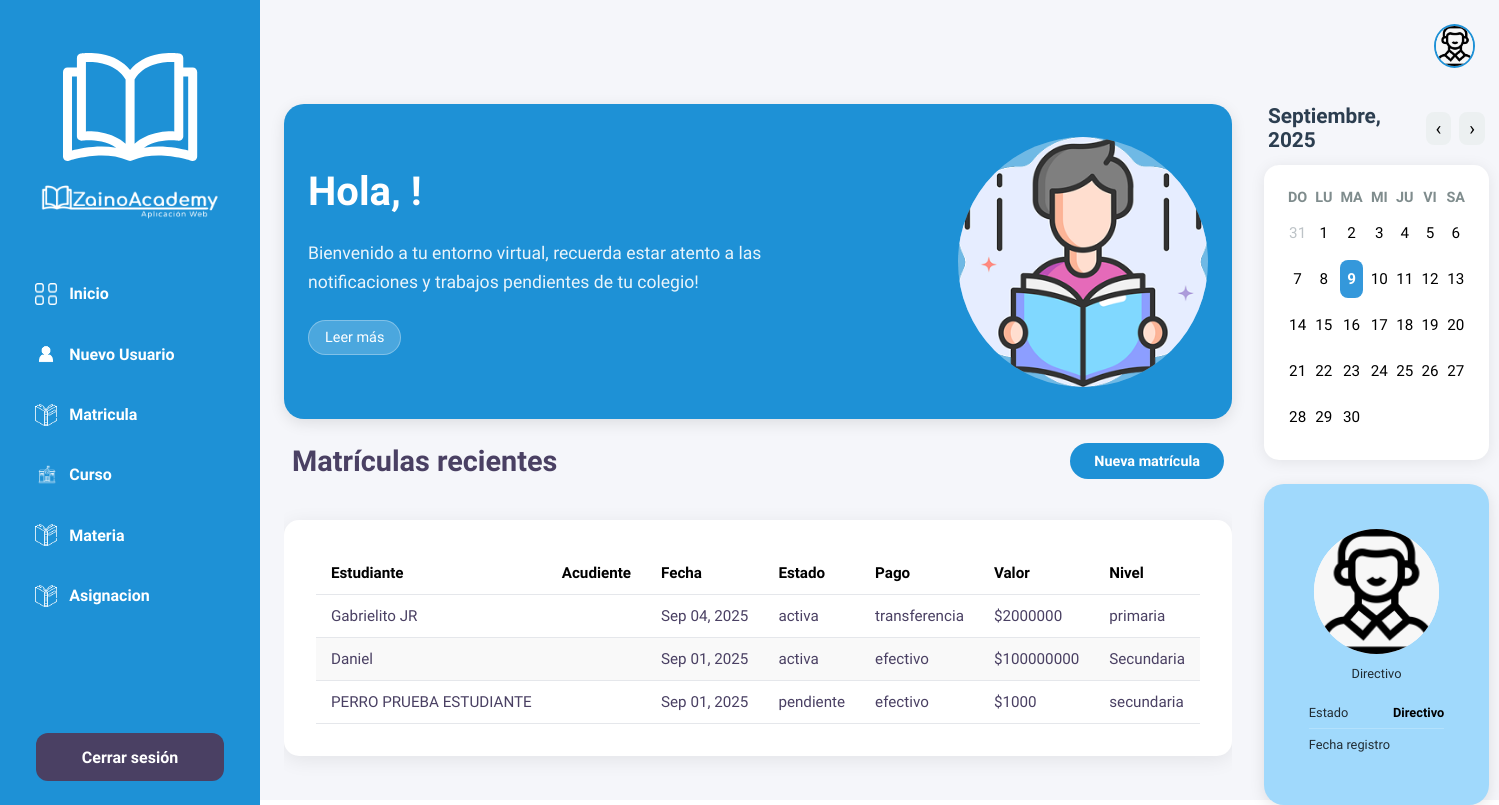
Page /directivos/ on the earlier database version.
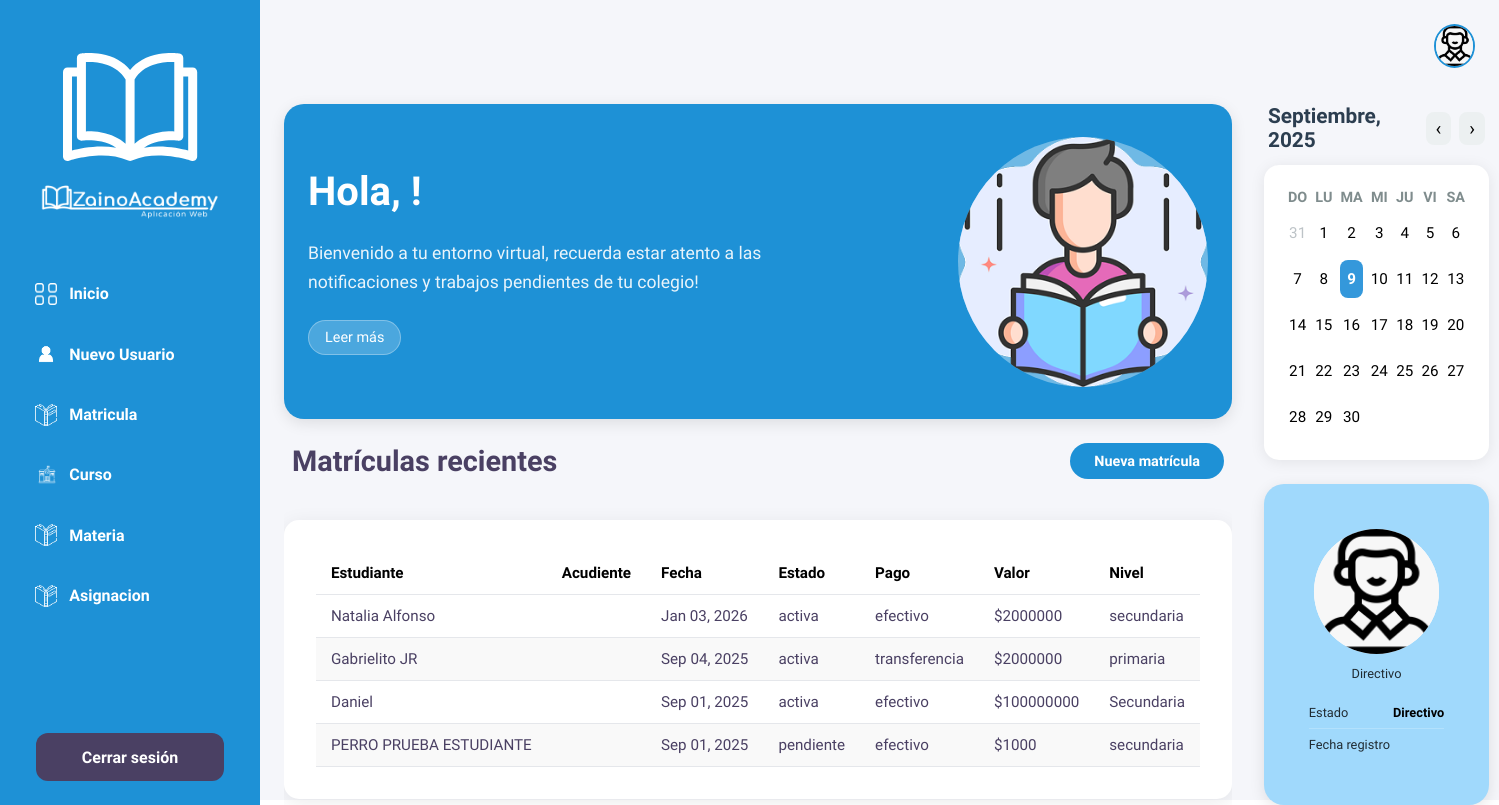
Same page on the later database version.
### zainoAcademy_app/models.py (models this page shows, shortened)
class Matricula(models.Model):
    Mat_id = models.AutoField(primary_key=True)
    NIVEL_ACADEMICO_CHOICES = [
        ('transicion', 'Transición'),
        ('primaria', 'Primaria'),
        ('secundaria', 'Secundaria'),
        ('media', 'Media'),
    ]
    Mat_nivel = models.CharField(
        max_length=50,
        choices=NIVEL_ACADEMICO_CHOICES,
        verbose_name="Nivel académico"
    )
    Mat_fecha = models.DateField()
    Mat_estado = models.CharField(max_length=30)
    Mat_metodo_pago = models.CharField(max_length=30)
    Mat_comprobante = models.FileField(upload_to='matricula/', null=True, blank=True)
    Mat_valor = models.CharField(max_length=30)
    Mat_fecha_pago = models.DateField()
    Estudiantes_Est = models.ForeignKey(Estudiantes,on_delete=models.CASCADE)
    Directivos_Dir = models.ForeignKey(Directivos, on_delete=models.CASCADE)
    class Meta:
        db_table = 'matricula'

class Estudiantes(models.Model):
    Est_id = models.AutoField(primary_key=True)
    Est_direccion = models.CharField(max_length=100)
    GRADO_CHOICES = [
        ('transicion', 'Transición'),
        ('primero', 'Primero'),
        ('segundo', 'Segundo'),
        ('tercero', 'Tercero'),
        ('cuarto', 'Cuarto'),
        ('quinto', 'Quinto'),
        ('sexto', 'Sexto'),
        ('septimo', 'Séptimo'),
        ('octavo', 'Octavo'),
        ('noveno', 'Noveno'),
        ('decimo', 'Décimo'),
        ('once', 'Once'),
    ]
    Est_añoAcademico = models.CharField(
        max_length=30,
        choices=GRADO_CHOICES,
        verbose_name="Grado académico"
    )
    JORNADA_CHOICES = [
        ('mañana', 'Mañana'),
        ('tarde', 'Tarde'),
        ('noche', 'Noche'),
        ('completa', 'Jornada Completa'),
        ('sabatina', 'Sabatina'),
        ('dominical', 'Dominical'),
    ]
    Est_tipoJornada = models.CharField(
        max_length=30,
        choices=JORNADA_CHOICES,
        verbose_name="Tipo de jornada"
    )
    Est_enfermedad = models.CharField(max_length=30)
    EPS_CHOICES = [
        ('nueva_eps', 'Nueva EPS'),
        ('sanitas', 'Sanitas'),
        ('sura', 'Sura'),
        ('compensar', 'Compensar'),
        ('famisanar', 'Famisanar'),
        ('salud_total', 'Salud Total'),
        ('coomeva', 'Coomeva'),
        ('medimas', 'Medimás'),
        ('colsanitas', 'Colsanitas'),
        ('cafesalud', 'Cafesalud'),
        ('golden_group', 'Golden Group'),
        ('aliansalud', 'Aliansalud'),
        ('mutual_ser', 'Mutual Ser'),
        ('coosalud', 'Coosalud'),
        ('capresoca', 'Capresoca'),
        ('comfenalco', 'Comfenalco'),
        ('ecoopsos', 'Ecoopsos'),
        ('emssanar', 'Emssanar'),
        ('salud_vida', 'Salud Vida'),
        ('otra', 'Otra'),
    ]
    Est_eps = models.CharField(
        max_length=30,
        choices=EPS_CHOICES,
        verbose_name="EPS"
    )
    Est_colegioAnterior = models.CharField(max_length=30)
    Usuario_us = models.ForeignKey(Usuario, on_delete=models.CASCADE)
    class Meta:
        db_table = 'estudiantes'

class Usuario(models.Model):
    Us_id = models.AutoField(primary_key=True)
    Us_nombre = models.CharField(max_length=30)
    Us_contraseña = models.CharField(max_length=30)
    fecha_registro = models.DateField(auto_now_add=True)
    documento = models.CharField(max_length=30)
    GENERO_CHOICES = [
        ('masculino', 'Masculino'),
        ('femenino', 'Femenino'),
        ('otro', 'Otro'),
        ('prefiero_no_decir', 'Prefiero no decir'),
    ]
    genero = models.CharField(
        max_length=30,
        choices=GENERO_CHOICES,
        blank=False
    )
    correo = models.EmailField(unique=True)
    TipoUsuario = models.ForeignKey(TipoUsuario, on_delete=models.CASCADE)
    class Meta:
        db_table = 'usuario'

### zainoAcademy_app/views.py (the view)
# urls.py: path('directivos/', views.dashboard_directivos, name='dashboard_directivos'),
def dashboard_directivos(request):
    usuario = get_usuario_from_session(request)
    matriculas_recientes = Matricula.objects.select_related("Estudiantes_Est", "Directivos_Dir")\
        .order_by('-Mat_fecha')[:5]
    return render(request, 'directivos/dashboard_directivos.html', {
        'usuario': usuario,
        'matriculas_recientes': matriculas_recientes
    })

### zainoAcademy_app/views.py (called while the page is built)
def get_usuario_from_session(request):
    usuario_id = request.session.get('usuario_id')
    if usuario_id:
        try:
            return Usuario.objects.get(Us_id=usuario_id)
        except Usuario.DoesNotExist:
            return None
    return None

### zainoAcademy_app/templates/directivos/dashboard_directivos.html (shortened to what this page needs)
<!DOCTYPE html>
{% load static %}
<html lang="es">
<head>
<link rel="stylesheet" href="{% static 'css/directivos/dashboard_directivosStyles.css' %}">
</head>
<body>
<div class="dashboard-container">
    <aside class="sidebar">
    <div class="logo">
        <img src="{% static 'images/acudientes/Favicon.png' %}" alt="Logo Libro"/>
        <img src="{% static 'images/acudientes/LogoNormal-removebg-preview.png' %}" alt="Logo Zaino Academy" />
    </div>
    <nav>
        <ul class="nav-list">
        <li><a href="{% url 'dashboard_directivo' %}" class="nav-item">
            <img src="{% static 'images/acudientes/inicio.png' %}" class="nav-icon" alt="Inicio"> Inicio
        </a></li>
        <li><a href="{% url 'crear_usuario' %}" class="nav-item">
            <img src="{% static 'images/directivos/LogoUsuario.png' %}" class="nav-icon" alt="Nuevo Usuario"> Nuevo Usuario
        </a></li>
        <li><a href="{% url 'crear_matricula' %}" class="nav-item">
            <img src="{% static 'images/directivos/LogoLibro.png' %}" class="nav-icon" alt="Matricula"> Matricula
        </a></li>
        <li><a href="{% url 'crear_curso' %}" class="nav-item">
            <img src="{% static 'images/directivos/LogoCurso.png' %}" class="nav-icon" alt="Curso"> Curso
        </a></li>
        <li><a href="{% url 'crear_materia' %}" class="nav-item">
            <img src="{% static 'images/directivos/LogoLibro.png' %}" class="nav-icon" alt="Materia"> Materia
        </a></li>
        <li><a href="{% url 'periodo_directivos' %}" class="nav-item">
            <img src="{% static 'images/directivos/LogoLibro.png' %}" class="nav-icon" alt="Asignacion"> Asignacion
        </a></li>
        </ul>
    </nav>
    <div class="logout-container">
        <form method="POST" action="{% url 'login' %}">
        <button type="button" class="logout-btn" onclick="openModal()">Cerrar sesión</button>
        </form>
    </div>
    </aside>
    <main class="main-content">
        <header class="page-header">
            <div class="header-icons">
                    <a href="{% url 'ver_perfil_directivos' %}">
                  <img src="{% static 'images/acudientes/perfil.png' %}" class="user-avatar" alt="Perfil">
                </a>
            </div>
        </header>
        <div class="dashboard-content">
            <div class="left-column">
                <div class="greeting-card">
        <div class="greeting-text">
        <h2>Hola, {{ usuario.Us_nombre }}!</h2>
                <p>Bienvenido a tu entorno virtual, recuerda estar atento a las notificaciones y trabajos pendientes de tu colegio!</p>
                <a href="{% url 'crear_matricula' %}" class="btn-leer-mas">Leer más</a>
        </div>
        <div class="greeting-illustration">
            <img src="{% static 'images/acudientes/lectura.png' %}" class="greeting-illustration" alt="Perfil">
        </div>
    </div>
                <div class="notifications-section">
    <div class="notifications-section">
    <div class="notifications-header">
        <h3>Matrículas recientes</h3>
        <a href="{% url 'crear_matricula' %}" class="ver-todo-btn">Nueva matrícula</a>
    </div>
    <div class="table-wrapper">
        <table class="styled-table">
            <thead>
                <tr>
                    <th>Estudiante</th>
                    <th>Acudiente</th>
                    <th>Fecha</th>
                    <th>Estado</th>
                    <th>Pago</th>
                    <th>Valor</th>
                    <th>Nivel</th>
                </tr>
            </thead>
            <tbody>
                {% if matriculas_recientes %}
                    {% for m in matriculas_recientes %}
                    <tr>
                        <td>{{ m.Estudiantes_Est.Usuario_us.Us_nombre }}</td>
                        <td>{{ m.Estudiantes_Est.Acudiente_set.first.Usuario_us.Us_nombre }}</td>
                        <td>{{ m.Mat_fecha|date:"M d, Y" }}</td>
                        <td>{{ m.Mat_estado }}</td>
                        <td>{{ m.Mat_metodo_pago }}</td>
                        <td>${{ m.Mat_valor|floatformat:0 }}</td>
                        <td>{{ m.Mat_nivel }}</td>
                    </tr>
                    {% endfor %}
                {% else %}
                    <tr>
                        <td colspan="8" style="text-align:center; font-style:italic;">
                            No hay matrículas recientes
                        </td>
                    </tr>
                {% endif %}
            </tbody>
        </table>
    </div>
                </div>
            </div>
            </div>
            <div class="right-column">
                <div class="calendar-section">
                    <div class="calendar-top">
                        <h4 id="calendar-month-year"></h4>
                        <div class="calendar-nav">
                            <button class="nav-btn prev-btn" onclick="changeMonth(-1)">‹</button>
                            <button class="nav-btn next-btn" onclick="changeMonth(1)">›</button>
                        </div>
                    </div>
                    <div class="calendar-widget">
                        <div class="calendar-grid" id="calendar-grid">
                        </div>
                    </div>
                </div>
                <div class="acudient-profile">
                    <div class="acudient-avatar">
                        <img src="{% static 'images/acudientes/perfil.png' %}" alt="Perfil" class="avatar-img">
                    </div>
                    <p class="acudient-role">Directivo</p>
                    <div class="acudient-info">
                        <div class="info-row">
                            <span class="info-label">Estado</span>
                            <span class="info-value">Directivo</span>
                        </div>
                        <div class="info-row">
                            <span class="info-label">Fecha registro</span>
                        </div>
                    </div>
                </div>
            </div>
        </div>
    </main>
</body>
</html>

Differences in the rows shown:
added Matricula: Estudiantes_Est.Usuario_us.Us_nombre "Natalia Alfonso", Mat_fecha "Jan 03, 2026", Mat_estado "activa", Mat_metodo_pago "efectivo", Mat_valor "2000000", Mat_nivel "secundaria"
